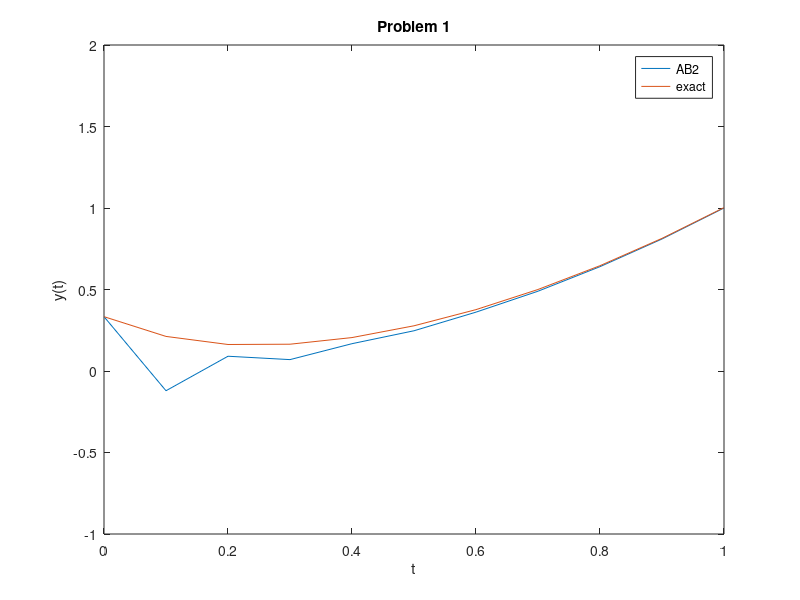

The MATLAB source for this figure:
F = @(t,y)-5*y+5*t^2+2*t;
yInitial = 1/3;
tInitial = 0;
tFinal = 1;
h = 0.1;
N = (tFinal - tInitial)/h;

y = zeros(N+1,1);
t = zeros(N+1,1);
t(1)  = tInitial;
y(1)  = yInitial;
%RK4
t(2) = 0.1;
s1 = F(t(1), y(1));
s2 = F(t(1)+h/2, y(1) + h/2*s1);
s3 = F(t(1)+h/2, y(1) + h/2*s2);
s4 = F(t(1)+h, y(1) + h*s3);
y(2) = y(2) + h*(1/6*s1 + 1/3*s2 + 1/3*s3 + 1/6*s4);

%AB2
for i = 2:N
    y(i+1) = y(i) + h*(3/2*F(t(i),y(i)) - 1/2*F(t(i-1),y(i-1)));
    t(i+1) = t(i) + h;
end
plot(t, y, 'DisplayName','AB2')
hold on

%exact
for i = 1:N
    t(i+1) = t(i)+h;
    y(i+1) = t(i+1)^2 + 1/3*exp(-5*t(i+1));
end
plot(t, y, 'DisplayName','exact')
hold on

tPlotMin =     tInitial;
tPlotMax =     tFinal;
yPlotMin =     -1.0;
yPlotMax =     2.0;

axis([tPlotMin,tPlotMax,yPlotMin,yPlotMax]);
legend
title('Problem 1')
xlabel('t')
ylabel('y(t)')